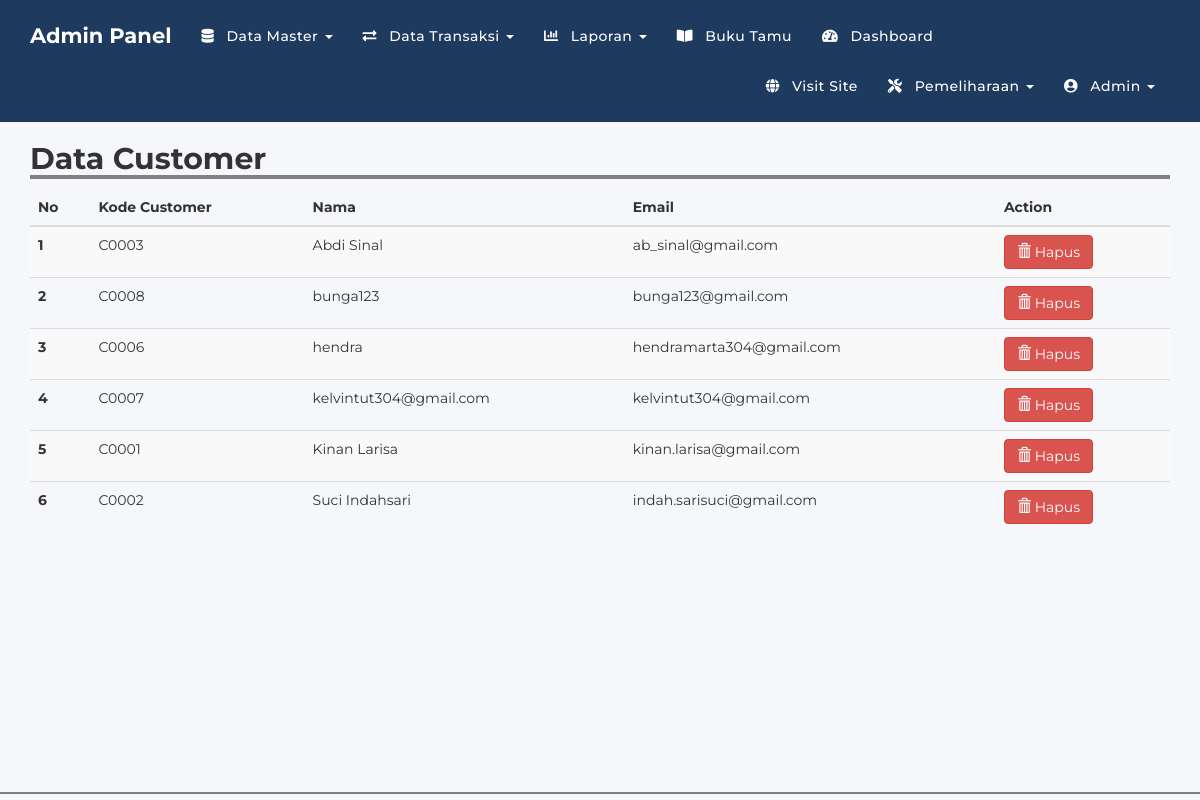
The app's page /admin/m_customer.php (signed in) with its own data.
### tables this page shows
CREATE TABLE `customer` (
  `kode_customer` varchar(100) NOT NULL,
  `nama` varchar(100) NOT NULL,
  `email` varchar(100) NOT NULL,
  `username` varchar(100) NOT NULL,
  `password` varchar(100) NOT NULL,
  `no_telp` varchar(100) NOT NULL,
  PRIMARY KEY (`kode_customer`)
);

### admin/m_customer.php (the view, shortened to what this page needs)
<?php
include 'header.php';
?>
<div class="container">
    <h2 style="width: 100%; border-bottom: 4px solid gray"><b>Data Customer</b></h2>
    <table class="table table-striped">
        <thead>
            <tr>
                <th scope="col">No</th>
                <th scope="col">Kode Customer</th>
                <th scope="col">Nama</th>
                <th scope="col">Email</th>
                <th scope="col">Action</th>
            </tr>
        </thead>
        <tbody>
            <?php
            $result = mysqli_query($conn, "SELECT * FROM customer ORDER BY nama ASC");
            $no = 1;
            while ($row = mysqli_fetch_assoc($result)) {
            ?>
                <tr>
                    <th scope="row"><?= $no; ?></th>
                    <td><?= htmlspecialchars($row['kode_customer']); ?></td>
                    <td><?= htmlspecialchars($row['nama']); ?></td>
                    <td><?= htmlspecialchars($row['email']); ?></td>
                    <td>
                        <a href="m_customer.php?kode=<?= urlencode($row['kode_customer']); ?>&page=del" class="btn btn-danger" onclick="return confirm('Yakin Ingin Menghapus Data Ini?')">
                            <i class="glyphicon glyphicon-trash"></i> Hapus
                        </a>
                    </td>
                </tr>
            <?php
                $no++;
            }
            ?>
        </tbody>
    </table>
</div>
<br><br><br><br><br><br><br><br><br><br><br><br>
<?php
include 'footer.php';
?>

### admin/header.php (style rules this page uses)
:root { --primary-color: #1e3a5f; --secondary-color: #27ae60; --light-bg: #f5f7fa; --text-dark: #333; --text-light: #fefefe; --shadow-light: rgba(0, 0, 0, 0.1); }
body { font-family: 'Montserrat', sans-serif; color: var(--text-dark); background-color: var(--light-bg); margin: 0; padding: 0; }

### records on screen
customer: kode_customer "C0003", nama "Abdi Sinal", email "ab_sinal@gmail.com"
customer: kode_customer "C0008", nama "bunga123", email "bunga123@gmail.com"
customer: kode_customer "C0006", nama "hendra", email "hendramarta304@gmail.com"
customer: kode_customer "C0007", nama "kelvintut304@gmail.com", email "kelvintut304@gmail.com"
customer: kode_customer "C0001", nama "Kinan Larisa", email "kinan.larisa@gmail.com"
customer: kode_customer "C0002", nama "Suci Indahsari", email "indah.sarisuci@gmail.com"
